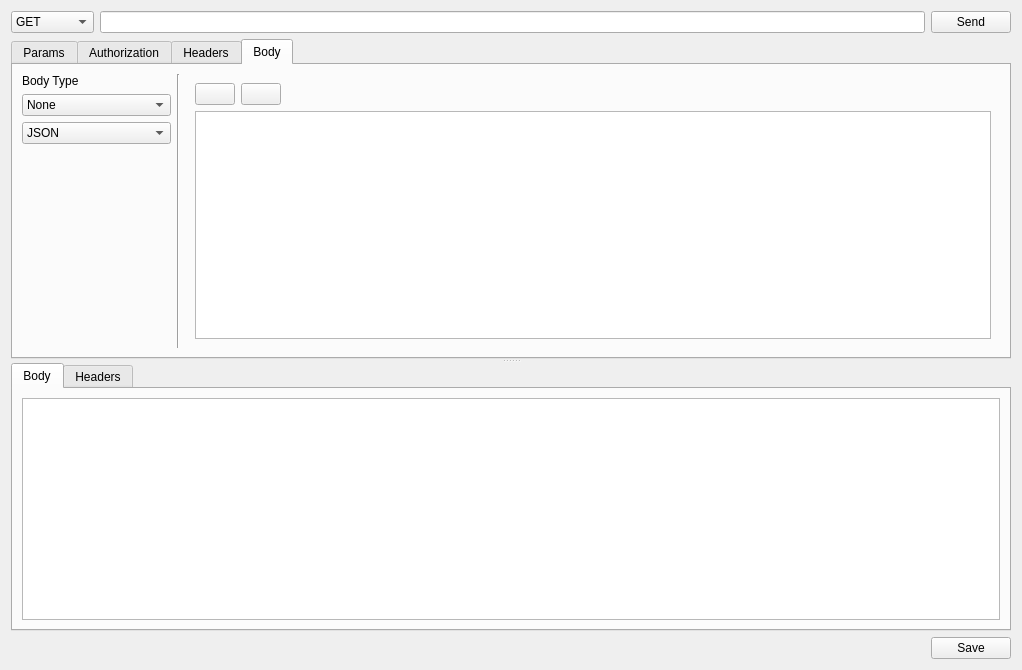
<?xml version="1.0" encoding="UTF-8"?>
<ui version="4.0">
 <class>QueryForm</class>
 <widget class="QWidget" name="QueryForm">
  <property name="geometry">
   <rect>
    <x>0</x>
    <y>0</y>
    <width>1022</width>
    <height>670</height>
   </rect>
  </property>
  <property name="windowTitle">
   <string>Form</string>
  </property>
  <layout class="QGridLayout" name="gridLayout_9">
   <item row="0" column="0">
    <layout class="QHBoxLayout" name="horizontalLayout">
     <item>
      <widget class="QComboBox" name="methodComboBox">
       <item>
        <property name="text">
         <string>GET</string>
        </property>
       </item>
       <item>
        <property name="text">
         <string>POST</string>
        </property>
       </item>
       <item>
        <property name="text">
         <string>PUT</string>
        </property>
       </item>
       <item>
        <property name="text">
         <string>PATCH</string>
        </property>
       </item>
       <item>
        <property name="text">
         <string>DELETE</string>
        </property>
       </item>
       <item>
        <property name="text">
         <string>HEAD</string>
        </property>
       </item>
       <item>
        <property name="text">
         <string>OPTIONS</string>
        </property>
       </item>
      </widget>
     </item>
     <item>
      <widget class="QLineEdit" name="urlEdit"/>
     </item>
     <item>
      <widget class="QPushButton" name="sendButton">
       <property name="text">
        <string>Send</string>
       </property>
      </widget>
     </item>
    </layout>
   </item>
   <item row="1" column="0">
    <widget class="QSplitter" name="splitter">
     <property name="orientation">
      <enum>Qt::Orientation::Vertical</enum>
     </property>
     <widget class="QTabWidget" name="requestTabWidget">
      <property name="currentIndex">
       <number>3</number>
      </property>
      <widget class="QWidget" name="reqParamsTab">
       <attribute name="title">
        <string>Params</string>
       </attribute>
       <layout class="QVBoxLayout" name="verticalLayout_3">
        <item>
         <layout class="QHBoxLayout" name="horizontalLayout_4">
          <item>
           <widget class="QPushButton" name="reqAddParamBtn">
            <property name="text">
             <string/>
            </property>
            <property name="icon">
             <iconset theme="list-add"/>
            </property>
           </widget>
          </item>
          <item>
           <widget class="QPushButton" name="reqRemoveParamBtn">
            <property name="text">
             <string/>
            </property>
            <property name="icon">
             <iconset theme="list-remove"/>
            </property>
           </widget>
          </item>
          <item>
           <spacer name="horizontalSpacer">
            <property name="orientation">
             <enum>Qt::Orientation::Horizontal</enum>
            </property>
            <property name="sizeHint" stdset="0">
             <size>
              <width>40</width>
              <height>20</height>
             </size>
            </property>
           </spacer>
          </item>
         </layout>
        </item>
        <item>
         <widget class="QTableView" name="reqParamsTableView">
          <property name="editTriggers">
           <set>QAbstractItemView::EditTrigger::NoEditTriggers</set>
          </property>
          <property name="selectionMode">
           <enum>QAbstractItemView::SelectionMode::SingleSelection</enum>
          </property>
          <attribute name="horizontalHeaderCascadingSectionResizes">
           <bool>false</bool>
          </attribute>
          <attribute name="horizontalHeaderDefaultSectionSize">
           <number>150</number>
          </attribute>
          <attribute name="horizontalHeaderHighlightSections">
           <bool>false</bool>
          </attribute>
          <attribute name="horizontalHeaderStretchLastSection">
           <bool>true</bool>
          </attribute>
          <attribute name="verticalHeaderHighlightSections">
           <bool>false</bool>
          </attribute>
         </widget>
        </item>
       </layout>
      </widget>
      <widget class="QWidget" name="reqAuthorizationTab">
       <attribute name="title">
        <string>Authorization</string>
       </attribute>
       <layout class="QGridLayout" name="gridLayout">
        <item row="0" column="0">
         <layout class="QHBoxLayout" name="horizontalLayout_2">
          <property name="spacing">
           <number>10</number>
          </property>
          <item>
           <layout class="QVBoxLayout" name="verticalLayout_2">
            <property name="topMargin">
             <number>0</number>
            </property>
            <item>
             <widget class="QLabel" name="label">
              <property name="text">
               <string>Auth Type</string>
              </property>
             </widget>
            </item>
            <item>
             <widget class="QComboBox" name="authComboBox">
              <item>
               <property name="text">
                <string>No Auth</string>
               </property>
              </item>
              <item>
               <property name="text">
                <string>Basic Auth</string>
               </property>
              </item>
              <item>
               <property name="text">
                <string>Bearer Token</string>
               </property>
              </item>
             </widget>
            </item>
            <item>
             <spacer name="verticalSpacer">
              <property name="orientation">
               <enum>Qt::Orientation::Vertical</enum>
              </property>
              <property name="sizeHint" stdset="0">
               <size>
                <width>20</width>
                <height>40</height>
               </size>
              </property>
             </spacer>
            </item>
           </layout>
          </item>
          <item>
           <widget class="Line" name="line">
            <property name="orientation">
             <enum>Qt::Orientation::Vertical</enum>
            </property>
           </widget>
          </item>
          <item>
           <widget class="QStackedWidget" name="authStackedWidget">
            <property name="currentIndex">
             <number>0</number>
            </property>
            <widget class="QWidget" name="page">
             <layout class="QGridLayout" name="gridLayout_2">
              <item row="0" column="0">
               <widget class="QLabel" name="label_2">
                <property name="text">
                 <string>Nothing to see here...</string>
                </property>
                <property name="alignment">
                 <set>Qt::AlignmentFlag::AlignCenter</set>
                </property>
               </widget>
              </item>
              <item row="1" column="0">
               <spacer name="verticalSpacer_3">
                <property name="orientation">
                 <enum>Qt::Orientation::Vertical</enum>
                </property>
                <property name="sizeHint" stdset="0">
                 <size>
                  <width>20</width>
                  <height>40</height>
                 </size>
                </property>
               </spacer>
              </item>
             </layout>
            </widget>
            <widget class="QWidget" name="page_2">
             <layout class="QGridLayout" name="gridLayout_3">
              <property name="leftMargin">
               <number>0</number>
              </property>
              <item row="0" column="0">
               <layout class="QFormLayout" name="formLayout">
                <item row="0" column="0">
                 <widget class="QLabel" name="label_3">
                  <property name="text">
                   <string>Username</string>
                  </property>
                 </widget>
                </item>
                <item row="0" column="1">
                 <widget class="QLineEdit" name="authBasicUserEdit"/>
                </item>
                <item row="1" column="0">
                 <widget class="QLabel" name="label_4">
                  <property name="text">
                   <string>Password</string>
                  </property>
                 </widget>
                </item>
                <item row="1" column="1">
                 <widget class="QLineEdit" name="authBasicPasswordEdit">
                  <property name="echoMode">
                   <enum>QLineEdit::EchoMode::Password</enum>
                  </property>
                 </widget>
                </item>
               </layout>
              </item>
             </layout>
            </widget>
            <widget class="QWidget" name="page_3">
             <layout class="QGridLayout" name="gridLayout_4">
              <item row="0" column="0">
               <layout class="QHBoxLayout" name="horizontalLayout_3">
                <item>
                 <widget class="QLabel" name="label_5">
                  <property name="text">
                   <string>Token</string>
                  </property>
                 </widget>
                </item>
                <item>
                 <widget class="QLineEdit" name="bearerTokenEdit">
                  <property name="echoMode">
                   <enum>QLineEdit::EchoMode::Password</enum>
                  </property>
                 </widget>
                </item>
               </layout>
              </item>
              <item row="1" column="0">
               <spacer name="verticalSpacer_2">
                <property name="orientation">
                 <enum>Qt::Orientation::Vertical</enum>
                </property>
                <property name="sizeHint" stdset="0">
                 <size>
                  <width>20</width>
                  <height>40</height>
                 </size>
                </property>
               </spacer>
              </item>
             </layout>
            </widget>
           </widget>
          </item>
         </layout>
        </item>
       </layout>
      </widget>
      <widget class="QWidget" name="reqHeadersTab">
       <attribute name="title">
        <string>Headers</string>
       </attribute>
       <layout class="QVBoxLayout" name="verticalLayout_4">
        <item>
         <layout class="QHBoxLayout" name="horizontalLayout_5">
          <item>
           <widget class="QPushButton" name="reqHeadersAddBtn">
            <property name="text">
             <string/>
            </property>
            <property name="icon">
             <iconset theme="list-add"/>
            </property>
           </widget>
          </item>
          <item>
           <widget class="QPushButton" name="reqHeadersRemoveBtn">
            <property name="text">
             <string/>
            </property>
            <property name="icon">
             <iconset theme="list-remove"/>
            </property>
           </widget>
          </item>
          <item>
           <spacer name="horizontalSpacer_2">
            <property name="orientation">
             <enum>Qt::Orientation::Horizontal</enum>
            </property>
            <property name="sizeHint" stdset="0">
             <size>
              <width>40</width>
              <height>20</height>
             </size>
            </property>
           </spacer>
          </item>
         </layout>
        </item>
        <item>
         <widget class="QTableView" name="reqHeadersTableView">
          <property name="editTriggers">
           <set>QAbstractItemView::EditTrigger::NoEditTriggers</set>
          </property>
          <property name="selectionMode">
           <enum>QAbstractItemView::SelectionMode::SingleSelection</enum>
          </property>
          <attribute name="horizontalHeaderCascadingSectionResizes">
           <bool>true</bool>
          </attribute>
          <attribute name="horizontalHeaderDefaultSectionSize">
           <number>150</number>
          </attribute>
          <attribute name="horizontalHeaderHighlightSections">
           <bool>false</bool>
          </attribute>
          <attribute name="horizontalHeaderStretchLastSection">
           <bool>true</bool>
          </attribute>
          <attribute name="verticalHeaderHighlightSections">
           <bool>false</bool>
          </attribute>
         </widget>
        </item>
       </layout>
      </widget>
      <widget class="QWidget" name="reqBodyTab">
       <attribute name="title">
        <string>Body</string>
       </attribute>
       <layout class="QHBoxLayout" name="horizontalLayout_6">
        <item>
         <layout class="QVBoxLayout" name="verticalLayout_5">
          <item>
           <widget class="QLabel" name="label_6">
            <property name="text">
             <string>Body Type</string>
            </property>
           </widget>
          </item>
          <item>
           <widget class="QComboBox" name="reqBodyTypeComboBox">
            <item>
             <property name="text">
              <string>None</string>
             </property>
            </item>
            <item>
             <property name="text">
              <string>Form Data</string>
             </property>
            </item>
            <item>
             <property name="text">
              <string>X-www-encoded-form</string>
             </property>
            </item>
            <item>
             <property name="text">
              <string>Raw</string>
             </property>
            </item>
            <item>
             <property name="text">
              <string>Binary</string>
             </property>
            </item>
           </widget>
          </item>
          <item>
           <widget class="QComboBox" name="rawContentTypeComboBox">
            <item>
             <property name="text">
              <string>JSON</string>
             </property>
            </item>
            <item>
             <property name="text">
              <string>HTML</string>
             </property>
            </item>
            <item>
             <property name="text">
              <string>XML</string>
             </property>
            </item>
            <item>
             <property name="text">
              <string>Text</string>
             </property>
            </item>
            <item>
             <property name="text">
              <string>JavaScript</string>
             </property>
            </item>
           </widget>
          </item>
          <item>
           <spacer name="verticalSpacer_4">
            <property name="orientation">
             <enum>Qt::Orientation::Vertical</enum>
            </property>
            <property name="sizeHint" stdset="0">
             <size>
              <width>20</width>
              <height>40</height>
             </size>
            </property>
           </spacer>
          </item>
         </layout>
        </item>
        <item>
         <widget class="Line" name="line_2">
          <property name="orientation">
           <enum>Qt::Orientation::Vertical</enum>
          </property>
         </widget>
        </item>
        <item>
         <widget class="QStackedWidget" name="reqBodyStackedWidget">
          <property name="currentIndex">
           <number>1</number>
          </property>
          <widget class="QWidget" name="page_5">
           <layout class="QGridLayout" name="gridLayout_5">
            <item row="0" column="0">
             <widget class="QLabel" name="label_7">
              <property name="text">
               <string>Nothing to see here...</string>
              </property>
              <property name="alignment">
               <set>Qt::AlignmentFlag::AlignCenter</set>
              </property>
             </widget>
            </item>
            <item row="1" column="0">
             <spacer name="verticalSpacer_5">
              <property name="orientation">
               <enum>Qt::Orientation::Vertical</enum>
              </property>
              <property name="sizeHint" stdset="0">
               <size>
                <width>20</width>
                <height>40</height>
               </size>
              </property>
             </spacer>
            </item>
           </layout>
          </widget>
          <widget class="QWidget" name="page_4">
           <layout class="QVBoxLayout" name="verticalLayout_6">
            <item>
             <layout class="QHBoxLayout" name="horizontalLayout_10">
              <item>
               <widget class="QPushButton" name="reqBodyFormDataAddRowBtn">
                <property name="text">
                 <string/>
                </property>
                <property name="icon">
                 <iconset theme="list-add"/>
                </property>
               </widget>
              </item>
              <item>
               <widget class="QPushButton" name="reqBodyFormDataRemoveRowBtn">
                <property name="text">
                 <string/>
                </property>
                <property name="icon">
                 <iconset theme="list-remove"/>
                </property>
               </widget>
              </item>
              <item>
               <spacer name="horizontalSpacer_6">
                <property name="orientation">
                 <enum>Qt::Orientation::Horizontal</enum>
                </property>
                <property name="sizeHint" stdset="0">
                 <size>
                  <width>40</width>
                  <height>20</height>
                 </size>
                </property>
               </spacer>
              </item>
             </layout>
            </item>
            <item>
             <widget class="QTableView" name="reqBodyFormTableView">
              <property name="editTriggers">
               <set>QAbstractItemView::EditTrigger::NoEditTriggers</set>
              </property>
              <property name="selectionMode">
               <enum>QAbstractItemView::SelectionMode::SingleSelection</enum>
              </property>
              <attribute name="horizontalHeaderMinimumSectionSize">
               <number>100</number>
              </attribute>
              <attribute name="horizontalHeaderHighlightSections">
               <bool>false</bool>
              </attribute>
              <attribute name="horizontalHeaderStretchLastSection">
               <bool>true</bool>
              </attribute>
              <attribute name="verticalHeaderHighlightSections">
               <bool>false</bool>
              </attribute>
             </widget>
            </item>
           </layout>
          </widget>
          <widget class="QWidget" name="page_6">
           <layout class="QVBoxLayout" name="verticalLayout">
            <item>
             <layout class="QHBoxLayout" name="horizontalLayout_9">
              <item>
               <widget class="QPushButton" name="reqAddUrlEncodedBodyRowBtn">
                <property name="text">
                 <string/>
                </property>
                <property name="icon">
                 <iconset theme="list-add"/>
                </property>
               </widget>
              </item>
              <item>
               <widget class="QPushButton" name="reqRemoveUrlEncodedBodyRowBtn">
                <property name="text">
                 <string/>
                </property>
                <property name="icon">
                 <iconset theme="list-remove"/>
                </property>
               </widget>
              </item>
              <item>
               <spacer name="horizontalSpacer_5">
                <property name="orientation">
                 <enum>Qt::Orientation::Horizontal</enum>
                </property>
                <property name="sizeHint" stdset="0">
                 <size>
                  <width>40</width>
                  <height>20</height>
                 </size>
                </property>
               </spacer>
              </item>
             </layout>
            </item>
            <item>
             <widget class="QTableView" name="reqUrlEncodedBodyTableView">
              <property name="editTriggers">
               <set>QAbstractItemView::EditTrigger::NoEditTriggers</set>
              </property>
              <attribute name="horizontalHeaderMinimumSectionSize">
               <number>100</number>
              </attribute>
              <attribute name="horizontalHeaderHighlightSections">
               <bool>false</bool>
              </attribute>
              <attribute name="horizontalHeaderStretchLastSection">
               <bool>true</bool>
              </attribute>
              <attribute name="verticalHeaderHighlightSections">
               <bool>false</bool>
              </attribute>
              <attribute name="verticalHeaderStretchLastSection">
               <bool>false</bool>
              </attribute>
             </widget>
            </item>
           </layout>
          </widget>
          <widget class="QWidget" name="page_7">
           <layout class="QGridLayout" name="gridLayout_11">
            <item row="0" column="0">
             <widget class="QTextEdit" name="reqRawBodyTextEdit">
              <property name="acceptRichText">
               <bool>false</bool>
              </property>
             </widget>
            </item>
           </layout>
          </widget>
          <widget class="QWidget" name="page_8">
           <layout class="QGridLayout" name="gridLayout_12">
            <item row="0" column="0">
             <layout class="QHBoxLayout" name="horizontalLayout_7">
              <item>
               <widget class="QPushButton" name="reqFileSelectionBtn">
                <property name="text">
                 <string>Select File...</string>
                </property>
               </widget>
              </item>
              <item>
               <widget class="QLabel" name="reqFileSelectionLbl">
                <property name="text">
                 <string/>
                </property>
               </widget>
              </item>
              <item>
               <spacer name="horizontalSpacer_3">
                <property name="orientation">
                 <enum>Qt::Orientation::Horizontal</enum>
                </property>
                <property name="sizeHint" stdset="0">
                 <size>
                  <width>40</width>
                  <height>20</height>
                 </size>
                </property>
               </spacer>
              </item>
             </layout>
            </item>
            <item row="1" column="0">
             <spacer name="verticalSpacer_6">
              <property name="orientation">
               <enum>Qt::Orientation::Vertical</enum>
              </property>
              <property name="sizeHint" stdset="0">
               <size>
                <width>20</width>
                <height>40</height>
               </size>
              </property>
             </spacer>
            </item>
           </layout>
          </widget>
         </widget>
        </item>
       </layout>
      </widget>
     </widget>
     <widget class="QTabWidget" name="responseTabWidget">
      <property name="currentIndex">
       <number>0</number>
      </property>
      <widget class="QWidget" name="respBodyTab">
       <attribute name="title">
        <string>Body</string>
       </attribute>
       <layout class="QGridLayout" name="gridLayout_6">
        <item row="0" column="0">
         <widget class="QTreeView" name="respJsonTreeView">
          <property name="editTriggers">
           <set>QAbstractItemView::EditTrigger::NoEditTriggers</set>
          </property>
          <property name="autoExpandDelay">
           <number>0</number>
          </property>
          <attribute name="headerDefaultSectionSize">
           <number>300</number>
          </attribute>
         </widget>
        </item>
       </layout>
      </widget>
      <widget class="QWidget" name="respHeadersTab">
       <attribute name="title">
        <string>Headers</string>
       </attribute>
       <layout class="QGridLayout" name="gridLayout_8">
        <item row="0" column="0">
         <widget class="QTableWidget" name="respHeadersTableWidget">
          <property name="editTriggers">
           <set>QAbstractItemView::EditTrigger::NoEditTriggers</set>
          </property>
          <property name="selectionMode">
           <enum>QAbstractItemView::SelectionMode::SingleSelection</enum>
          </property>
          <attribute name="horizontalHeaderDefaultSectionSize">
           <number>300</number>
          </attribute>
          <attribute name="horizontalHeaderHighlightSections">
           <bool>false</bool>
          </attribute>
          <attribute name="horizontalHeaderStretchLastSection">
           <bool>true</bool>
          </attribute>
          <attribute name="verticalHeaderHighlightSections">
           <bool>false</bool>
          </attribute>
         </widget>
        </item>
       </layout>
      </widget>
     </widget>
    </widget>
   </item>
   <item row="2" column="0">
    <layout class="QHBoxLayout" name="horizontalLayout_8">
     <property name="spacing">
      <number>10</number>
     </property>
     <item>
      <widget class="QLabel" name="statusLbl">
       <property name="text">
        <string/>
       </property>
      </widget>
     </item>
     <item>
      <widget class="QLabel" name="timeLbl">
       <property name="text">
        <string/>
       </property>
      </widget>
     </item>
     <item>
      <widget class="QLabel" name="sizeLbl">
       <property name="text">
        <string/>
       </property>
      </widget>
     </item>
     <item>
      <spacer name="horizontalSpacer_4">
       <property name="orientation">
        <enum>Qt::Orientation::Horizontal</enum>
       </property>
       <property name="sizeHint" stdset="0">
        <size>
         <width>40</width>
         <height>20</height>
        </size>
       </property>
      </spacer>
     </item>
     <item>
      <widget class="QPushButton" name="saveQueryBtn">
       <property name="text">
        <string>Save</string>
       </property>
      </widget>
     </item>
    </layout>
   </item>
  </layout>
 </widget>
 <resources/>
 <connections/>
</ui>
